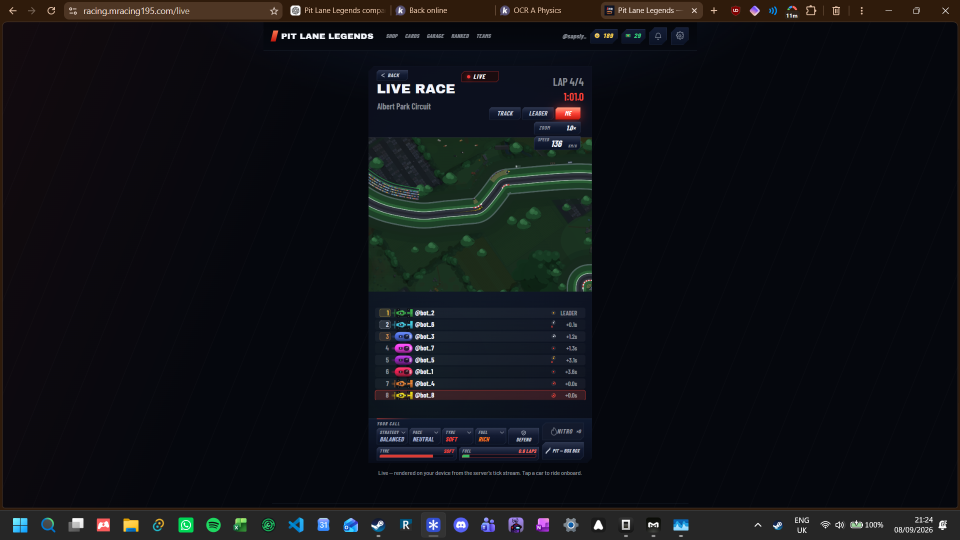
#> input picture Training/PLLRC_Screenshots/Screenshot 2026-09-08 21.24.37.png, 1920 x 1080 px, found by its file name (shown at 1/2 size)
$ python analyze_ground_truth.py
#> lines starting #> are read from the running program, lines starting #| are printed output that depends on the picture; after the words box and inside, x2 and y2 are one past the last pixel; in counts of white or black regions, pixels touching at a corner belong together
import cv2
import numpy as np
import os

# Load the ground truth screenshot
img_path = r'Training\PLLRC_Screenshots\Screenshot 2026-09-08 21.24.37.png'
img = cv2.imread(img_path)
#> img is the input picture: shape (1080, 1920, 3); mean B, G, R 22.1, 17.9, 16.4
if img is None:
    print("Failed to load image")
    exit()

h, w = img.shape[:2]
#> h = 1080; w = 1920
print("Ground truth screenshot: {}x{}".format(w, h))
#| Ground truth screenshot: 1920x1080

# Save full image for reference
os.makedirs('frames/ground_truth', exist_ok=True)
cv2.imwrite('frames/ground_truth/full_gt.png', img)

# The user mentioned "lower race-control area" - let's examine the bottom portion
bottom = img[800:1080, 0:1920]
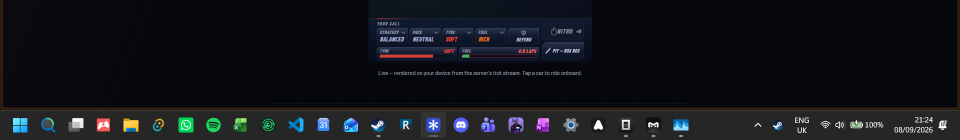
#> bottom: shape (280, 1920, 3) (shown at 1/2 size); mean B, G, R 26.8, 20.9, 18.7
bottom_hsv = cv2.cvtColor(bottom, cv2.COLOR_BGR2HSV)
#> bottom_hsv: shape (280, 1920, 3); mean H, S, V 90.1, 120.5, 28.8

for cname, ranges in [
    ('green', [(35,50,50),(85,255,255)]),
    ('red', [(0,50,50),(10,255,255)]),
    ('yellow', [(15,50,50),(35,255,255)]),
    ('blue', [(90,50,50),(130,255,255)]),
    ('orange', [(10,50,50),(25,255,255)]),
    ('white', [(0,0,200),(180,30,255)]),
    ('cyan', [(85,50,50),(95,255,255)]),
]:
    if cname == 'red':
        mask1 = cv2.inRange(bottom_hsv, ranges[0], ranges[1])
        mask2 = cv2.inRange(bottom_hsv, (170,50,50), (180,255,255))
        mask = mask1 | mask2
    else:
        mask = cv2.inRange(bottom_hsv, ranges[0], ranges[1])
    pct = np.sum(mask > 0) / mask.size * 100
    if pct > 0.5:
        print("  Bottom {}: {:.1f}%".format(cname, pct))
#> this loop made 7 passes
#> pct on passes 1 to 7: 0.511, 0.42, 0.243, 3.77, 0.716, 0.499, 0.0584
#|   Bottom green: 0.5%
#|   Bottom blue: 3.8%
#|   Bottom orange: 0.7%
#> pass 1, `mask = cv2.inRange(bottom_hsv, ranges[0], ranges[1])`:
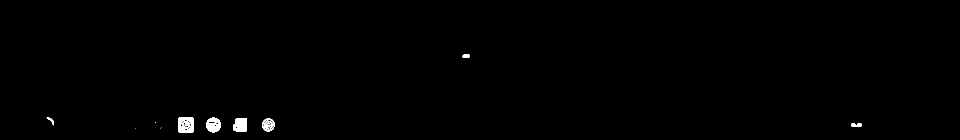
#> mask: shape (280, 1920) (shown at 1/2 size); 0.51% white; 12 white regions (4 under 20 px), largest, box (x1, y1, x2, y2) and area: (467, 236, 493, 264) 648, (412, 235, 442, 265) 611, (357, 235, 387, 265) 586

# Save bottom region for inspection
cv2.imwrite('frames/ground_truth/bottom_800_1080.png', bottom)
bottom_mid = img[700:900, 0:1920]
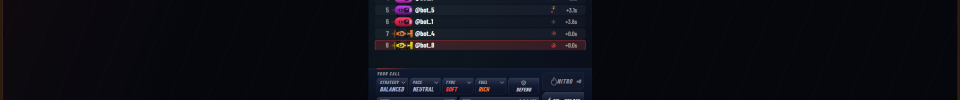
#> bottom_mid: shape (200, 1920, 3) (shown at 1/2 size); mean B, G, R 21, 13.5, 12.3
cv2.imwrite('frames/ground_truth/bottom_700_900.png', bottom_mid)
bottom_300 = img[780:1080, 0:1920]
cv2.imwrite('frames/ground_truth/bottom_300.png', bottom_300)

# Horizontal band analysis
print("\n=== HORIZONTAL BAND ANALYSIS (bottom 300px) ===")
for y_start in range(780, 1080, 20):
    band = img[y_start:y_start+20, 0:1920]
    band_hsv = cv2.cvtColor(band, cv2.COLOR_BGR2HSV)

    for cname, ranges in [
        ('green', [(35,50,50),(85,255,255)]),
        ('red', [(0,50,50),(10,255,255)]),
        ('yellow', [(15,50,50),(35,255,255)]),
        ('blue', [(90,50,50),(130,255,255)]),
        ('orange', [(10,50,50),(25,255,255)]),
        ('white', [(0,0,200),(180,30,255)]),
    ]:
        if cname == 'red':
            mask1 = cv2.inRange(band_hsv, ranges[0], ranges[1])
            mask2 = cv2.inRange(band_hsv, (170,50,50), (180,255,255))
            mask = mask1 | mask2
        else:
            mask = cv2.inRange(band_hsv, ranges[0], ranges[1])
        pct = np.sum(mask > 0) / mask.size * 100
        if pct > 1:
            print("  y={}-{}: {}={:.1f}%".format(y_start, y_start+20, cname, pct))
#> this loop made 15 passes
#|   y=780-800: red=17.9%
#|   y=820-840: blue=2.0%
#|   y=840-860: blue=4.6%
#|   y=860-880: blue=10.2%
#|   y=880-900: blue=9.5%
#|   y=900-920: red=3.1%
#|   y=900-920: blue=5.1%
#|   y=940-960: yellow=1.1%
#|   y=940-960: blue=2.0%
#|   y=940-960: orange=1.3%
#> (further printed lines are left out)

# Edge detection for UI boundaries
print("\n=== EDGE DETECTION FOR UI BOUNDARIES ===")
gray_bottom = cv2.cvtColor(bottom_300, cv2.COLOR_BGR2GRAY)
edges = cv2.Canny(gray_bottom, 50, 150)
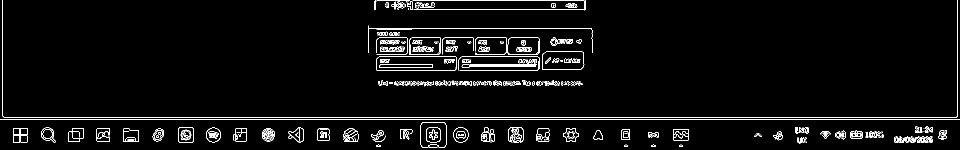
#> edges: shape (300, 1920) (shown at 1/2 size); 3.3% white in thin lines or dots
cv2.imwrite('frames/ground_truth/bottom_edges.png', edges)

contours, _ = cv2.findContours(edges, cv2.RETR_EXTERNAL, cv2.CHAIN_APPROX_SIMPLE)
#> contours = 237 contours, 159 with area under 20; largest, box (x1, y1, x2, y2) and area: (752, 113, 914, 142) 4465, (1084, 103, 1169, 140) 2946, (841, 244, 893, 296) 2530, (818, 75, 882, 110) 2116, (1015, 75, 1079, 110) 2106
print("Found {} contours in bottom region".format(len(contours)))
#| Found 237 contours in bottom region

ui_elements = []
for cnt in contours:
    area = cv2.contourArea(cnt)
    if 200 < area < 50000:
        x, y, w, h = cv2.boundingRect(cnt)
        aspect = w / h if h > 0 else 0
        if 0.2 < aspect < 10:
            ui_elements.append((x, y, w, h, area, aspect))
#> this loop made 237 passes
#> (area, x, y, w, h, aspect) on passes 54, 70, 74, 75, 78, 83, 86, 87, 89, 91, 92, 96: (436.5, 962, 265, 28, 20, 1.4), (203.5, 742, 261, 26, 19, 1.37), (240.5, 1187, 260, 19, 20, 0.95), (319.5, 1243, 259, 17, 21, 0.81), (664, 1347, 258, 30, 24, 1.25), (706, 246, 257, 31, 27, 1.15), (577, 1126, 256, 31, 28, 1.11), (364, 1072, 256, 27, 28, 0.964), (562, 635, 256, 24, 26, 0.923), (442.5, 137, 256, 30, 28, 1.07), (534.5, 26, 256, 29, 29, 1), (705.5, 907, 255, 30, 30, 1)
#> area on passes 1, 2, 3, 4, 11, 14: 23, 23, 23, 23, 49, 51.5
#> after the loop, ui_elements = 22 items, first 6: (962, 265, 28, 20, 436.5, 1.4), (742, 261, 26, 19, 203.5, 1.37), (1187, 260, 19, 20, 240.5, 0.95), (1243, 259, 17, 21, 319.5, 0.81), (1347, 258, 30, 24, 664, 1.25), (246, 257, 31, 27, 706, 1.15)

ui_elements.sort(key=lambda e: (e[1], e[0]))

print("\nUI-like elements ({}):".format(len(ui_elements)))
#| UI-like elements (22):
for i, (x, y, w, h, area, aspect) in enumerate(ui_elements[:30]):
    abs_y = y + 780
    print("  {}: x={}, y={}, w={}, h={}, area={:.0f}, aspect={:.2f}".format(i, x, abs_y, w, h, area, aspect))
#> this loop made 22 passes
#> (x, y, w, h, area, aspect, abs_y) on passes 1 to 12: (818, 75, 64, 35, 2116, 1.83, 855), (1015, 75, 64, 35, 2105.5, 1.83, 855), (1084, 103, 85, 37, 2945.5, 2.3, 883), (752, 113, 162, 29, 4465, 5.59, 893), (841, 244, 52, 52, 2530, 1, 1024), (356, 254, 31, 31, 883, 1, 1034), (1017, 254, 30, 31, 476.5, 0.968, 1034), (82, 255, 29, 30, 551.5, 0.967, 1035), (412, 255, 30, 30, 668, 1, 1035), (577, 255, 30, 30, 567, 1, 1035), (907, 255, 30, 30, 705.5, 1, 1035), (26, 256, 29, 29, 534.5, 1, 1036)
#|   0: x=818, y=855, w=64, h=35, area=2116, aspect=1.83
#|   1: x=1015, y=855, w=64, h=35, area=2106, aspect=1.83
#|   2: x=1084, y=883, w=85, h=37, area=2946, aspect=2.30
#|   3: x=752, y=893, w=162, h=29, area=4465, aspect=5.59
#|   4: x=841, y=1024, w=52, h=52, area=2530, aspect=1.00
#|   5: x=356, y=1034, w=31, h=31, area=883, aspect=1.00
#|   6: x=1017, y=1034, w=30, h=31, area=476, aspect=0.97
#|   7: x=82, y=1035, w=29, h=30, area=552, aspect=0.97
#> (further printed lines are left out)

# Control area
control_area = img[850:1000, 0:1920]
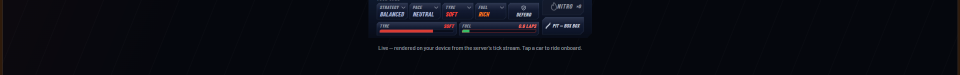
#> control_area: shape (150, 1920, 3) (shown at 1/2 size); mean B, G, R 18.6, 11.3, 9.9
cv2.imwrite('frames/ground_truth/control_area.png', control_area)

# 4x upscaled for text reading
for name, region in [('full', img), ('bottom_300', bottom_300), ('control_area', control_area)]:
    up = cv2.resize(region, None, fx=4, fy=4, interpolation=cv2.INTER_CUBIC)
    cv2.imwrite('frames/ground_truth/{}_4x.png'.format(name), up)
    print("Saved {}_4x.png".format(name))
#> this loop made 3 passes
#> name on passes 1 to 3: 'full', 'bottom_300', 'control_area'
#| Saved full_4x.png
#| Saved bottom_300_4x.png
#| Saved control_area_4x.png

# Specific region analysis
print("\n=== SPECIFIC REGION ANALYSIS ===")
for x_start in range(0, 1920, 200):
    region = control_area[:, x_start:x_start+200]
    if region.size == 0:
        continue
    gray = cv2.cvtColor(region, cv2.COLOR_BGR2GRAY)
    contrast = np.std(gray)
    mean_val = np.mean(gray)
    if contrast > 30 or mean_val > 200 or mean_val < 50:
        print("  x={}-{}: mean={:.1f}, std={:.1f}".format(x_start, x_start+200, mean_val, contrast))
#> this loop made 10 passes
#> (contrast, mean_val) on passes 1 to 10: (4.47, 10.28), (0.905, 7.62), (0.6, 7.09), (21.35, 13.2), (29.83, 25.45), (28.38, 22.11), (0.621, 7.1), (0.6, 7.09), (0.614, 7.1), (5.52, 8.23)
#|   x=0-200: mean=10.3, std=4.5
#|   x=200-400: mean=7.6, std=0.9
#|   x=400-600: mean=7.1, std=0.6
#|   x=600-800: mean=13.2, std=21.3
#|   x=800-1000: mean=25.4, std=29.8
#|   x=1000-1200: mean=22.1, std=28.4
#|   x=1200-1400: mean=7.1, std=0.6
#|   x=1400-1600: mean=7.1, std=0.6
#> (further printed lines are left out)
#> pass 1, `region = control_area[:, x_start:x_start+200]`:
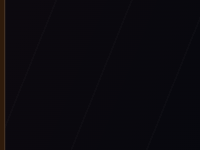
#> region: shape (150, 200, 3); mean B, G, R 14.3, 9.1, 11.1
#> after the loop:
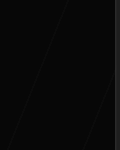
#> gray: shape (150, 120); min 7, max 43, mean 8.2
